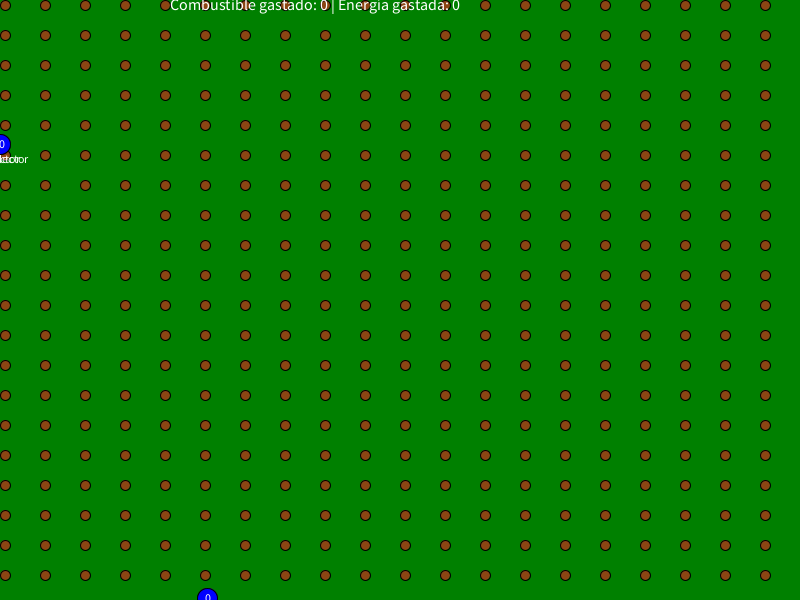
Frame 1 (no input)
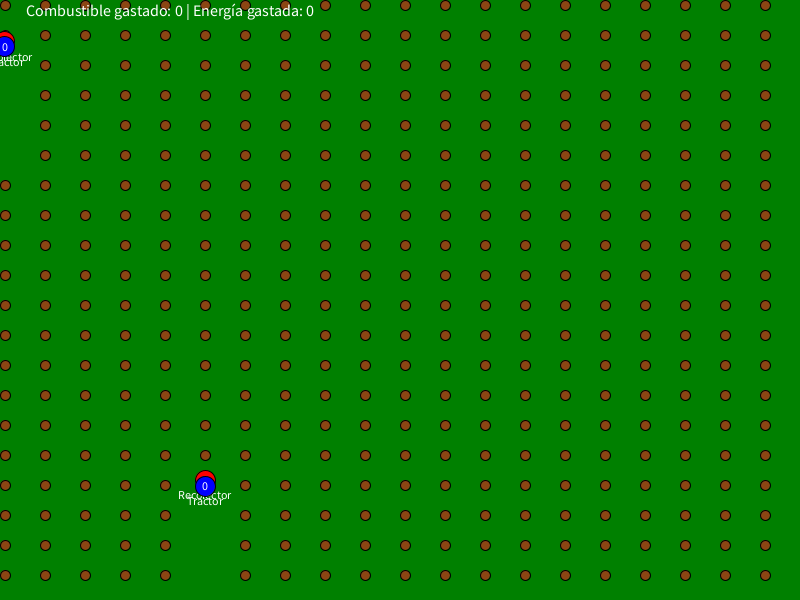
Frame 60 (the mouse pressed at the canvas centre just before this capture)
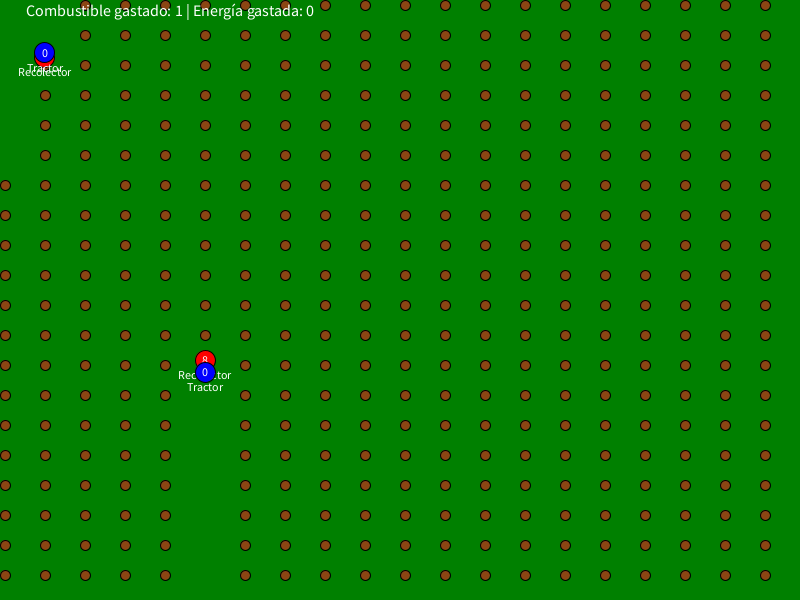
Frame 120 (the mouse held since frame 60 and released just before this capture)

The Processing sketch that drew these frames (run headless with seeded random() and noise(); from frame 60 on, the mouse is pressed at the canvas centre):

// Processing sketch: Avance1
// ── Avance1.pde
Crop[][] crops;
ArrayList<Tractor> tractors;
ArrayList<Truck> trucks;
int rows = 20;      
int cols = 20;      
int cropSize = 10; 
int waitTime = 2000; 
int fuelCount = 0;   
int energyCount = 0; 
int fuelIncreaseRate = 10;   
int energyIncreaseRate = 30; 

void setup() {
  size(800, 600);
  crops = new Crop[rows][cols];
  for (int i = 0; i < rows; i++) {
    for (int j = 0; j < cols; j++) {
      int x = j * (width / cols) + cropSize / 2;
      int y = i * (height / rows) + cropSize / 2;
      crops[i][j] = new Crop(x, y);
    }
  }
  
  tractors = new ArrayList<Tractor>();
  trucks = new ArrayList<Truck>();
  
  tractors.add(new Tractor(2, width, height));
  tractors.add(new Tractor(2, width, height));
  
  for (Tractor tractor : tractors) {
    trucks.add(new Truck(tractor.x, tractor.y));
  }
}

void draw() {
  background(0, 128, 0);

  for (Crop[] cropRow : crops) {
    for (Crop crop : cropRow) {
      crop.display();
    }
  }

  if (millis() % fuelIncreaseRate == 0) {
    fuelCount++;
  }
  
  if (millis() % energyIncreaseRate == 0) {
    energyCount++;
  }

  fill(255);
  textSize(16);
  text("Combustible gastado: " + fuelCount + " | Energía gastada: " + energyCount, 170, 10);

  for (int i = 0; i < tractors.size(); i++) {
    Tractor tractor = tractors.get(i);
    Truck truck = trucks.get(i);

    boolean waiting = tractor.isWaiting();

    if (!waiting) {
      if (tractor.getCropsCollected() % 20 != 0 || tractor.getCropsCollected() == 0) {
        tractor.move(crops);
      }
    }
    tractor.display();

    for (Crop[] cropRow : crops) {
      for (Crop crop : cropRow) {
        if (tractor.isCloseToCrop(crop)) {
          if (!crop.collected) {
            crop.collected = true;
            tractor.incrementCropsCollected();
            if (tractor.getCropsCollected() % 20 == 0) {
              tractor.startWaiting();
            }
          }
        }
      }
    }
    if (waiting) {
      int elapsedTime = millis() - tractor.getStartTime();
      if (elapsedTime >= waitTime) {
        tractor.stopWaiting();
        tractor.resetCropsCollected();
      }
    }
    truck.follow(tractor.x, tractor.y, tractor.getCropsCollected(), tractor.isWaiting());
    truck.display();
    if (truck.shouldRemove()) {
      truck.stopFollowing(); 
      truck.resetCropsInside(); 
      float truckX = truck.x;
      float truckY = truck.y;
      trucks.remove(i);
      trucks.add(i, new Truck(truckX, truckY));
    }
  }
}

class Crop {
  int x, y;
  boolean collected = false;

  Crop(int x, int y) {
    this.x = x;
    this.y = y;
  }

  void display() {
    if (!collected) {
      fill(139, 69, 19);
      ellipse(x, y, cropSize, cropSize);
    }
  }
}

class Tractor {
  float x, y;
  int speed;
  int fieldWidth, fieldHeight;
  private int cropsCollected = 0; 
  private boolean waiting = false;
  private int startTime = 0;

  Tractor(int speed, int fieldWidth, int fieldHeight) {
    this.speed = speed;
    this.fieldWidth = fieldWidth;
    this.fieldHeight = fieldHeight;
    int randomEdge = int(random(4)); 
    if (randomEdge == 0) { 
      this.x = random(fieldWidth);
      this.y = 0;
    } else if (randomEdge == 1) {
      this.x = fieldWidth;
      this.y = random(fieldHeight);
    } else if (randomEdge == 2) { 
      this.x = random(fieldWidth);
      this.y = fieldHeight;
    } else if (randomEdge == 3) { 
      this.x = 0;
      this.y = random(fieldHeight);
    }
  }

  void move(Crop[][] crops) {
    Crop closestCrop = findClosestCrop(crops);
    if (closestCrop != null) {
      float dx = closestCrop.x - x;
      float dy = closestCrop.y - y;
      float angle = atan2(dy, dx);
      x += cos(angle) * speed;
      y += sin(angle) * speed;
    }
  }

  Crop findClosestCrop(Crop[][] crops) {
    Crop closestCrop = null;
    float closestDistance = Float.MAX_VALUE;
    
    for (Crop[] cropRow : crops) {
      for (Crop crop : cropRow) {
        if (!crop.collected) {
          float distance = dist(x, y, crop.x, crop.y);
          if (distance < closestDistance) {
            closestCrop = crop;
            closestDistance = distance;
          }
        }
      }
    }
    
    return closestCrop;
  }

  boolean isCloseToCrop(Crop crop) {
    if (!crop.collected) {
      float distance = dist(x, y, crop.x, crop.y);
      return distance <= cropSize / 2;
    }
    return false;
  }

  void display() {
    fill(255, 0, 0);
    ellipse(x, y, 20, 20);
    fill(255);
    textSize(12);
    textAlign(CENTER, CENTER);
    text("Recolector", x, y + 15);
    text(cropsCollected, x, y);
  }

  int getCropsCollected() {
    return cropsCollected;
  }
  
  void incrementCropsCollected() {
    cropsCollected++;
  }
  
  void resetCropsCollected() {
    cropsCollected = 0;
  }
  
  boolean isWaiting() {
    return waiting;
  }
  
  void startWaiting() {
    waiting = true;
    startTime = millis();
  }
  
  void stopWaiting() {
    waiting = false;
  }
  
  int getStartTime() {
    return startTime;
  }
}

class Truck {
  float x, y;
  float speed = 1.9;
  int truckSize = 20;
  int cropsInside = 0; 
  boolean tractorStopped = false;
  boolean shouldRemove = false; 
  private boolean followingTractor = true;
  private boolean tractorMoved = true;
  Truck(float initialX, float initialY) {
    x = initialX;
    y = initialY;
  }
  
  void stopFollowing() {
    followingTractor = false;
  }
  
   void follow(float targetX, float targetY, int tractorCropsCollected, boolean isTractorWaiting) {
    if (!followingTractor) {
      return;
    }
    float dx = targetX - x;
    float dy = targetY - y;
    float distance = sqrt(dx * dx + dy * dy);

    if (isTractorWaiting) {
      if (!tractorStopped) {
        tractorStopped = true;
        cropsInside += tractorCropsCollected;
        tractorCropsCollected = 0;

        if (cropsInside >= 100) {
          cropsInside = 0;
          shouldRemove = true;
        }
      }
      
      float stoppingDistance = 40;
      if (distance > stoppingDistance) {
        x += dx * speed / distance;
        y += dy * speed / distance;
      } else {
        x = targetX - dx * stoppingDistance / distance;
        y = targetY - dy * stoppingDistance / distance;
      }
    } else {
      tractorStopped = false;
      if (distance > 1) {
        x += dx * speed / distance;
        y += dy * speed / distance;
      }
    }
  }
  void resetCropsInside() {
    cropsInside = 0;
    shouldRemove = false; 
    tractorMoved = false;
  }

  void display() {
    fill(0, 0, 255);
    ellipse(x, y, truckSize, truckSize);
    fill(255);
    textSize(12);
    textAlign(CENTER, CENTER);
    text("Tractor", x, y + 15); 
    text(cropsInside, x, y);
  }

  boolean shouldRemove() {
    return shouldRemove;
  }
}
